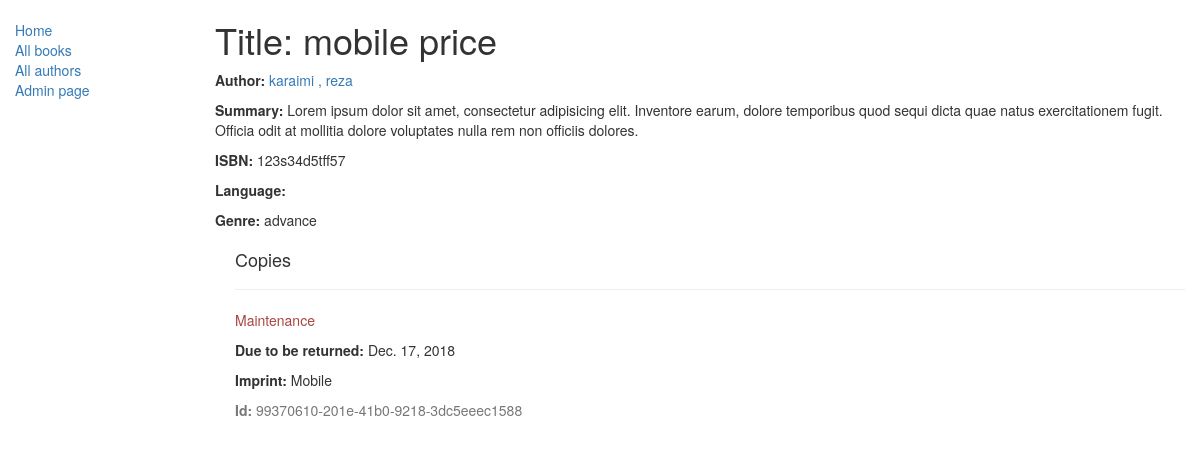
/catalog/books/3/, run on the app's committed database.
### catalog/models.py (models this page shows, shortened)
class Book(models.Model):
    title = models.CharField(max_length=200)
    author = models.ForeignKey('Author' , on_delete=models.SET_NULL , null =True)
    summary = models.TextField(max_length=1000 , help_text="enter a brief description of the book")
    isbn = models.CharField('ISBN' , max_length = 13 )
    genre = models.ManyToManyField(Genre , help_text = "select a genre for this book")
    def display_genre(self):
        """
         Creates a string for the Genre. This is required to display genre in Admin.
        """
        return ', '.join([ genre.name for genre in self.genre.all()[:3] ])
    display_genre.short_description = 'Genre'

class Author (models.Model):
    first_name = models.CharField(max_length = 100)
    last_name = models.CharField(max_length = 100)
    date_of_birth = models.DateField(null = True , blank = True)
    date_of_death = models.DateField('Died' , null = True , blank = True)
    def __str__(self):
        return '%s , %s' % (self.last_name , self.first_name)

class Genre (models.Model):
    name = models.CharField(max_length =200 , help_text="Enter a book genre(e. g. science fiction , French Poetry etc.) ")
    def __str__(self):
        return self.name

class BookInstance(models.Model):
    id = models.UUIDField(primary_key=True , default = uuid.uuid4 )
    book = models.ForeignKey('Book' , on_delete=models.SET_NULL , null = True)
    imprint = models.CharField(max_length = 200)
    due_back = models.DateField(null=True , blank = True)
    LOAN_STATUS = (
        ('m' , 'Maintenance'),
        ('o' , 'On loan'),
        ('a' , 'Available'),
        ('r' , 'Reserved'),
    )
    status = models.CharField(max_length = 1 , choices = LOAN_STATUS , blank = True , default = 'm' )
    class Meta :
        ordering = ["due_back"]

### catalog/views.py (the view)
class BookDetailView(generic.DetailView):
    model = models.Book
    template_name = 'catalog/Book_detail.html'

### catalog/templates/catalog/Book_detail.html
{% extends "catalog/base_generic.html" %}
{% block content %}
  <h1>Title: {{ book.title }}</h1>
  <p><strong>Author:</strong> <a href="">{{ book.author }}</a></p>
  <p><strong>Summary:</strong> {{ book.summary }}</p>
  <p><strong>ISBN:</strong> {{ book.isbn }}</p>
  <p><strong>Language:</strong> {{ book.language }}</p>
  <p><strong>Genre:</strong> {% for genre in book.genre.all %} {{ genre }}{% if not forloop.last %}, {% endif %}{% endfor %}</p>
  <div style="margin-left:20px;margin-top:20px">
    <h4>Copies</h4>
    {% for copy in book.bookinstance_set.all %}
    <hr>
    <p class="{% if copy.status == 'a' %}text-success{% elif copy.status == 'm' %}text-danger{% else %}text-warning{% endif %}">{{ copy.get_status_display }}</p>
    {% if copy.status != 'a' %}<p><strong>Due to be returned:</strong> {{copy.due_back}}</p>{% endif %}
    <p><strong>Imprint:</strong> {{copy.imprint}}</p>
    <p class="text-muted"><strong>Id:</strong> {{copy.id}}</p>
    {% endfor %}
  </div>
{% endblock %}

### data on the page
Book: title "mobile price", author "karaimi , reza", summary "Lorem ipsum dolor sit amet, consectetur adipisicing elit. Inventore earum, dolore temporibus quod sequi dicta quae natus exercitationem fugit. Officia odit at mollitia dolore voluptates nulla rem non officiis dolores.", isbn "123s34d5tff57"
Genre: name "advance"
BookInstance: status "Maintenance", due_back "Dec. 17, 2018", imprint "Mobile", id "99370610-201e-41b0-9218-3dc5eeec1588"
